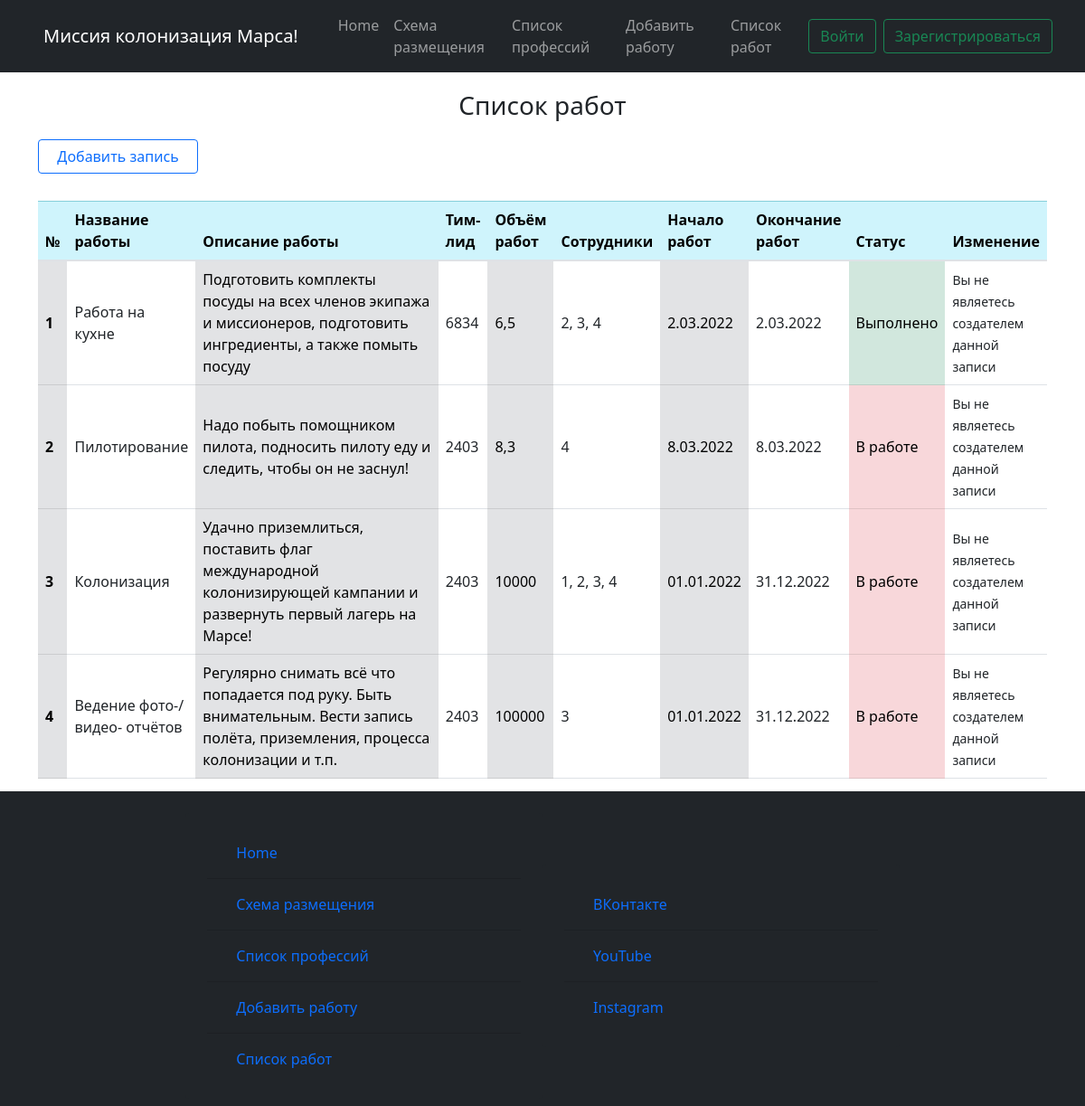
/job_list, run on the app's committed database.
### static/data/jobs.py (models this page shows)
class Jobs(SqlAlchemyBase, UserMixin, SerializerMixin):
    __tablename__ = 'jobs'
    id = sqlalchemy.Column(sqlalchemy.Integer,
                           primary_key=True, autoincrement=True)
    job_title = sqlalchemy.Column(sqlalchemy.String, nullable=True)
    job_describe = sqlalchemy.Column(sqlalchemy.String, nullable=True)
    team_leader = sqlalchemy.Column(sqlalchemy.Integer, nullable=True)
    work_size = sqlalchemy.Column(sqlalchemy.Integer, nullable=True)
    collaborators = sqlalchemy.Column(sqlalchemy.String, nullable=True)
    start_date = sqlalchemy.Column(sqlalchemy.String, nullable=True)
    end_date = sqlalchemy.Column(sqlalchemy.String, nullable=True)
    creator = sqlalchemy.Column(sqlalchemy.Integer, nullable=True)
    is_finished = sqlalchemy.Column(sqlalchemy.Boolean, nullable=True)
    is_only_for_crew = sqlalchemy.Column(sqlalchemy.Boolean, nullable=True)

### runner.py (the view)
@app.route('/job_list', methods=['POST', 'GET'])
def job_list():
    db_sess = db_session.create_session()
    jobs = db_sess.query(Jobs).all()
    return render_template('html/job_list.html',
                           jobs=jobs,
                           title='Список работ',
                           menu_bar_title='Миссия колонизация Марса!', )

### static/data/db_session.py (called while the page is built)
def create_session() -> Session:
    global __factory
    return __factory()

### templates/html/job_list.html
{% extends "html/base.html" %}
{% block content %}
    <div class="startpage">
        <div class="card-body-title job-list-title">
            <h3>Список работ</h3>
        </div>
        <a href="/create_job" class="btn btn-outline-primary">
              Добавить запись
        </a>
        <table class="table job-list">
            <thead class="table-info">
                <th scope="col">№</th>
                <th scope="col">Название работы</th>
                <th scope="col" class="col-lg-3">Описание работы</th>
                <th scope="col">Тим-лид</th>
                <th scope="col">Объём работ</th>
                <th scope="col">Сотрудники</th>
                <th scope="col">Начало работ</th>
                <th scope="col">Окончание работ</th>
                <th scope="col">Статус</th>
                <th scope="col">Изменение</th>
            </thead>
            <tbody>
                {% for job in jobs %}
                    <tr>
                        <th scope="row" class="table-secondary align-middle"> {{ loop.index }}</th>
                        <td class="align-middle">{{ job.job_title }}</td>
                        <td class="table-secondary align-middle">{{ job.job_describe }}</td>
                        <td class="align-middle">{{ job.team_leader }}</td>
                        <td class="table-secondary align-middle">{{ job.work_size }}</td>
                        <td class="align-middle">{{ job.collaborators }}</td>
                        <td class="table-secondary align-middle">{{ job.start_date}}</td>
                        <td class="align-middle">{{ job.end_date }}</td>
                        {% if job.is_finished == 0 %}
                            <td class="table-danger align-middle">В работе</td>
                        {% else %}
                            <td class="table-success align-middle">Выполнено</td>
                        {% endif %}
                        <td class="align-middle">
                            {% if current_user.is_authenticated and current_user.id == job.creator %}
                                <div>
                                    <a href="/edit_job/{{ job.id }}" class="btn btn-warning">
                                        Изменить
                                    </a>
                                    <p></p>
                                    <a href="/job_delete/{{ job.id }}" class="btn btn-danger">
                                         Удалить
                                    </a>
                                </div>
                            {% else %}
                                <div>
                                    <small>Вы не являетесь создателем данной записи</small>
                                </div>
                            {% endif %}
                        </td>
                    </tr>
                {% endfor %}
            </tbody>
        </table>
    </div>
{% endblock %}

### static/css/index.css (style rules this page uses)
.table { margin-top: 30px; word-wrap: break-word; }
.job-list-title { margin: 20px; text-align: center; }
.job-list { margin-bottom: 30px; }
* { margin: 0; padding: 0; }
html, body { height: 100%; }

### data on the page
Jobs: job_title "Работа на кухне", job_describe "Подготовить комплекты посуды на всех членов экипажа и миссионеров, подготовить ингредиенты, а также помыть посуду", team_leader "6834", work_size "6,5", collaborators "2, 3, 4", start_date "2.03.2022", end_date "2.03.2022", is_finished "Выполнено"
Jobs: job_title "Пилотирование", job_describe "Надо побыть помощником пилота, подносить пилоту еду и следить, чтобы он не заснул!", team_leader "2403", work_size "8,3", collaborators "4", start_date "8.03.2022", end_date "8.03.2022", is_finished "В работе"
Jobs: job_title "Колонизация", job_describe "Удачно приземлиться, поставить флаг международной колонизирующей кампании и развернуть первый лагерь на Марсе!", team_leader "2403", work_size "10000", collaborators "1, 2, 3, 4", start_date "01.01.2022", end_date "31.12.2022", is_finished "В работе"
Jobs: job_title "Ведение фото-/видео- отчётов", job_describe "Регулярно снимать всё что попадается под руку. Быть внимательным. Вести запись полёта, приземления, процесса колонизации и т.п.", team_leader "2403", work_size "100000", collaborators "3", start_date "01.01.2022", end_date "31.12.2022", is_finished "В работе"

### other printed values
{{ menu_bar_title }} "Миссия колонизация Марса!"
